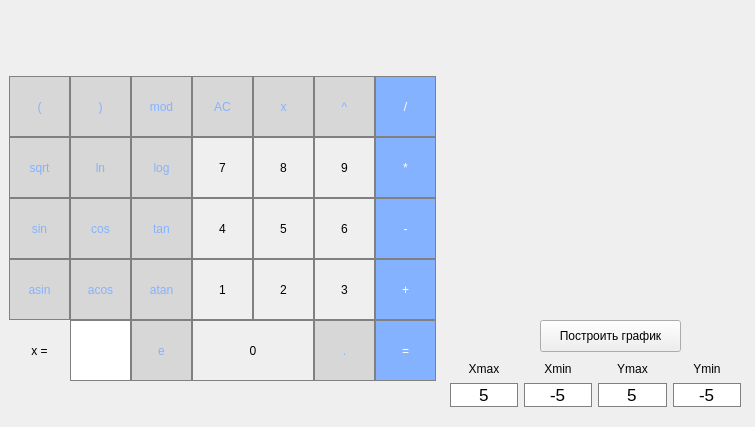
<?xml version="1.0" encoding="UTF-8"?>
<ui version="4.0">
 <class>SmartCalc</class>
 <widget class="QMainWindow" name="SmartCalc">
  <property name="geometry">
   <rect>
    <x>0</x>
    <y>0</y>
    <width>755</width>
    <height>427</height>
   </rect>
  </property>
  <property name="minimumSize">
   <size>
    <width>755</width>
    <height>427</height>
   </size>
  </property>
  <property name="maximumSize">
   <size>
    <width>755</width>
    <height>427</height>
   </size>
  </property>
  <property name="windowTitle">
   <string>SmartCalc</string>
  </property>
  <widget class="QWidget" name="centralwidget">
   <widget class="QLabel" name="result_show">
    <property name="geometry">
     <rect>
      <x>9</x>
      <y>15</y>
      <width>427</width>
      <height>61</height>
     </rect>
    </property>
    <property name="sizePolicy">
     <sizepolicy hsizetype="Preferred" vsizetype="Preferred">
      <horstretch>0</horstretch>
      <verstretch>0</verstretch>
     </sizepolicy>
    </property>
    <property name="font">
     <font>
      <pointsize>20</pointsize>
     </font>
    </property>
    <property name="layoutDirection">
     <enum>Qt::LeftToRight</enum>
    </property>
    <property name="styleSheet">
     <string notr="true">QLabel {
  qproperty-alignment: 'AlignVCenter | AlignRight';
  border: 1px solid gray;
}

background-color : blue;</string>
    </property>
    <property name="text">
     <string/>
    </property>
    <property name="alignment">
     <set>Qt::AlignRight|Qt::AlignTrailing|Qt::AlignVCenter</set>
    </property>
    <property name="wordWrap">
     <bool>false</bool>
    </property>
   </widget>
   <widget class="QPushButton" name="pushButton_clear">
    <property name="geometry">
     <rect>
      <x>192</x>
      <y>76</y>
      <width>61</width>
      <height>61</height>
     </rect>
    </property>
    <property name="styleSheet">
     <string notr="true">QPushButton {
  background-color: rgb(215, 215, 215);
  color: rgb(133, 178, 255);
  border: 1px solid gray;
}
QPushButton:pressed {
    background-color: qlineargradient(x1: 0, y1: 0, x2: 0, y2: 1,
                                      stop: 0 #BEBEBE, stop: 1 #D7D7D7);
}</string>
    </property>
    <property name="text">
     <string>AC</string>
    </property>
   </widget>
   <widget class="QPushButton" name="pushButton_division">
    <property name="geometry">
     <rect>
      <x>375</x>
      <y>76</y>
      <width>61</width>
      <height>61</height>
     </rect>
    </property>
    <property name="styleSheet">
     <string notr="true">QPushButton {
  background-color: rgb(133, 178, 255);
  color: white; 
  border: 1px solid gray;
}

QPushButton:pressed {
    background-color: qlineargradient(x1: 0, y1: 0, x2: 0, y2: 1,
                                      stop: 0 #FF7832, stop: 1 #FF9739);
}</string>
    </property>
    <property name="text">
     <string>/</string>
    </property>
   </widget>
   <widget class="QPushButton" name="pushButton_9">
    <property name="geometry">
     <rect>
      <x>314</x>
      <y>137</y>
      <width>61</width>
      <height>61</height>
     </rect>
    </property>
    <property name="styleSheet">
     <string notr="true">QPushButton {
   border: 1px solid gray;
}
QPushButton:pressed {
    background-color: qlineargradient(x1: 0, y1: 0, x2: 0, y2: 1,
                                      stop: 0 #dadbde, stop: 1 #f6f7fa);
}</string>
    </property>
    <property name="text">
     <string>9</string>
    </property>
   </widget>
   <widget class="QPushButton" name="pushButton_mult">
    <property name="geometry">
     <rect>
      <x>375</x>
      <y>137</y>
      <width>61</width>
      <height>61</height>
     </rect>
    </property>
    <property name="styleSheet">
     <string notr="true">QPushButton {
  background-color: rgb(133, 178, 255);
  color: white; 
  border: 1px solid gray;
}

QPushButton:pressed {
    background-color: qlineargradient(x1: 0, y1: 0, x2: 0, y2: 1,
                                      stop: 0 #FF7832, stop: 1 #FF9739);
}</string>
    </property>
    <property name="text">
     <string>*</string>
    </property>
   </widget>
   <widget class="QPushButton" name="pushButton_7">
    <property name="geometry">
     <rect>
      <x>192</x>
      <y>137</y>
      <width>61</width>
      <height>61</height>
     </rect>
    </property>
    <property name="styleSheet">
     <string notr="true">QPushButton {
   border: 1px solid gray;
}
QPushButton:pressed {
    background-color: qlineargradient(x1: 0, y1: 0, x2: 0, y2: 1,
                                      stop: 0 #dadbde, stop: 1 #f6f7fa);
}</string>
    </property>
    <property name="text">
     <string>7</string>
    </property>
   </widget>
   <widget class="QPushButton" name="pushButton_8">
    <property name="geometry">
     <rect>
      <x>253</x>
      <y>137</y>
      <width>61</width>
      <height>61</height>
     </rect>
    </property>
    <property name="styleSheet">
     <string notr="true">QPushButton {
   border: 1px solid gray;
}
QPushButton:pressed {
    background-color: qlineargradient(x1: 0, y1: 0, x2: 0, y2: 1,
                                      stop: 0 #dadbde, stop: 1 #f6f7fa);
}</string>
    </property>
    <property name="text">
     <string>8</string>
    </property>
   </widget>
   <widget class="QPushButton" name="pushButton_6">
    <property name="geometry">
     <rect>
      <x>314</x>
      <y>198</y>
      <width>61</width>
      <height>61</height>
     </rect>
    </property>
    <property name="styleSheet">
     <string notr="true">QPushButton {
   border: 1px solid gray;
}
QPushButton:pressed {
    background-color: qlineargradient(x1: 0, y1: 0, x2: 0, y2: 1,
                                      stop: 0 #dadbde, stop: 1 #f6f7fa);
}</string>
    </property>
    <property name="text">
     <string>6</string>
    </property>
   </widget>
   <widget class="QPushButton" name="pushButton_minus">
    <property name="geometry">
     <rect>
      <x>375</x>
      <y>198</y>
      <width>61</width>
      <height>61</height>
     </rect>
    </property>
    <property name="styleSheet">
     <string notr="true">QPushButton {
  background-color: rgb(133, 178, 255);
  color: white; 
  border: 1px solid gray;
}

QPushButton:pressed {
    background-color: qlineargradient(x1: 0, y1: 0, x2: 0, y2: 1,
                                      stop: 0 #FF7832, stop: 1 #FF9739);
}</string>
    </property>
    <property name="text">
     <string>-</string>
    </property>
   </widget>
   <widget class="QPushButton" name="pushButton_4">
    <property name="geometry">
     <rect>
      <x>192</x>
      <y>198</y>
      <width>61</width>
      <height>61</height>
     </rect>
    </property>
    <property name="styleSheet">
     <string notr="true">QPushButton {
   border: 1px solid gray;
}
QPushButton:pressed {
    background-color: qlineargradient(x1: 0, y1: 0, x2: 0, y2: 1,
                                      stop: 0 #dadbde, stop: 1 #f6f7fa);
}</string>
    </property>
    <property name="text">
     <string>4</string>
    </property>
   </widget>
   <widget class="QPushButton" name="pushButton_5">
    <property name="geometry">
     <rect>
      <x>253</x>
      <y>198</y>
      <width>61</width>
      <height>61</height>
     </rect>
    </property>
    <property name="styleSheet">
     <string notr="true">QPushButton {
   border: 1px solid gray;
}
QPushButton:pressed {
    background-color: qlineargradient(x1: 0, y1: 0, x2: 0, y2: 1,
                                      stop: 0 #dadbde, stop: 1 #f6f7fa);
}</string>
    </property>
    <property name="text">
     <string>5</string>
    </property>
   </widget>
   <widget class="QPushButton" name="pushButton_3">
    <property name="geometry">
     <rect>
      <x>314</x>
      <y>259</y>
      <width>61</width>
      <height>61</height>
     </rect>
    </property>
    <property name="styleSheet">
     <string notr="true">QPushButton {
   border: 1px solid gray;
}
QPushButton:pressed {
    background-color: qlineargradient(x1: 0, y1: 0, x2: 0, y2: 1,
                                      stop: 0 #dadbde, stop: 1 #f6f7fa);
}</string>
    </property>
    <property name="text">
     <string>3</string>
    </property>
   </widget>
   <widget class="QPushButton" name="pushButton_plus">
    <property name="geometry">
     <rect>
      <x>375</x>
      <y>259</y>
      <width>61</width>
      <height>61</height>
     </rect>
    </property>
    <property name="styleSheet">
     <string notr="true">QPushButton {
  background-color: rgb(133, 178, 255);
  color: white; 
  border: 1px solid gray;
}

QPushButton:pressed {
    background-color: qlineargradient(x1: 0, y1: 0, x2: 0, y2: 1,
                                      stop: 0 #FF7832, stop: 1 #FF9739);
}</string>
    </property>
    <property name="text">
     <string>+</string>
    </property>
   </widget>
   <widget class="QPushButton" name="pushButton_1">
    <property name="geometry">
     <rect>
      <x>192</x>
      <y>259</y>
      <width>61</width>
      <height>61</height>
     </rect>
    </property>
    <property name="styleSheet">
     <string notr="true">QPushButton {
   border: 1px solid gray;
}
QPushButton:pressed {
    background-color: qlineargradient(x1: 0, y1: 0, x2: 0, y2: 1,
                                      stop: 0 #dadbde, stop: 1 #f6f7fa);
}</string>
    </property>
    <property name="text">
     <string>1</string>
    </property>
   </widget>
   <widget class="QPushButton" name="pushButton_2">
    <property name="geometry">
     <rect>
      <x>253</x>
      <y>259</y>
      <width>61</width>
      <height>61</height>
     </rect>
    </property>
    <property name="styleSheet">
     <string notr="true">QPushButton {
   border: 1px solid gray;
}
QPushButton:pressed {
    background-color: qlineargradient(x1: 0, y1: 0, x2: 0, y2: 1,
                                      stop: 0 #dadbde, stop: 1 #f6f7fa);
}</string>
    </property>
    <property name="text">
     <string>2</string>
    </property>
   </widget>
   <widget class="QPushButton" name="pushButton_dot">
    <property name="geometry">
     <rect>
      <x>314</x>
      <y>320</y>
      <width>61</width>
      <height>61</height>
     </rect>
    </property>
    <property name="styleSheet">
     <string notr="true">QPushButton {
  background-color: rgb(215, 215, 215);
  color: rgb(133, 178, 255);
  border: 1px solid gray;
}
QPushButton:pressed {
    background-color: qlineargradient(x1: 0, y1: 0, x2: 0, y2: 1,
                                      stop: 0 #BEBEBE, stop: 1 #D7D7D7);
}</string>
    </property>
    <property name="text">
     <string>.</string>
    </property>
   </widget>
   <widget class="QPushButton" name="pushButton_equal">
    <property name="geometry">
     <rect>
      <x>375</x>
      <y>320</y>
      <width>61</width>
      <height>61</height>
     </rect>
    </property>
    <property name="styleSheet">
     <string notr="true">QPushButton {
  background-color: rgb(133, 178, 255);
  color: white; 
  border: 1px solid gray;
}

QPushButton:pressed {
    background-color: qlineargradient(x1: 0, y1: 0, x2: 0, y2: 1,
                                      stop: 0 #FF7832, stop: 1 #FF9739);
}</string>
    </property>
    <property name="text">
     <string>=</string>
    </property>
   </widget>
   <widget class="QPushButton" name="pushButton_0">
    <property name="geometry">
     <rect>
      <x>192</x>
      <y>320</y>
      <width>122</width>
      <height>61</height>
     </rect>
    </property>
    <property name="styleSheet">
     <string notr="true">QPushButton {
   border: 1px solid gray;
}
QPushButton:pressed {
    background-color: qlineargradient(x1: 0, y1: 0, x2: 0, y2: 1,
                                      stop: 0 #dadbde, stop: 1 #f6f7fa);
}</string>
    </property>
    <property name="text">
     <string>0</string>
    </property>
   </widget>
   <widget class="QPushButton" name="pushButton_cos">
    <property name="geometry">
     <rect>
      <x>70</x>
      <y>198</y>
      <width>61</width>
      <height>61</height>
     </rect>
    </property>
    <property name="styleSheet">
     <string notr="true">QPushButton {
  background-color: rgb(215, 215, 215);
  color: rgb(133, 178, 255);
  border: 1px solid gray;
}
QPushButton:pressed {
    background-color: qlineargradient(x1: 0, y1: 0, x2: 0, y2: 1,
                                      stop: 0 #BEBEBE, stop: 1 #D7D7D7);
}</string>
    </property>
    <property name="text">
     <string>cos</string>
    </property>
   </widget>
   <widget class="QPushButton" name="pushButton_sin">
    <property name="geometry">
     <rect>
      <x>9</x>
      <y>198</y>
      <width>61</width>
      <height>61</height>
     </rect>
    </property>
    <property name="styleSheet">
     <string notr="true">QPushButton {
  background-color: rgb(215, 215, 215);
  color: rgb(133, 178, 255);
  border: 1px solid gray;
}
QPushButton:pressed {
    background-color: qlineargradient(x1: 0, y1: 0, x2: 0, y2: 1,
                                      stop: 0 #BEBEBE, stop: 1 #D7D7D7);
}</string>
    </property>
    <property name="text">
     <string>sin</string>
    </property>
   </widget>
   <widget class="QPushButton" name="pushButton_tan">
    <property name="geometry">
     <rect>
      <x>131</x>
      <y>198</y>
      <width>61</width>
      <height>61</height>
     </rect>
    </property>
    <property name="styleSheet">
     <string notr="true">QPushButton {
  background-color: rgb(215, 215, 215);
  color: rgb(133, 178, 255);
  border: 1px solid gray;
}
QPushButton:pressed {
    background-color: qlineargradient(x1: 0, y1: 0, x2: 0, y2: 1,
                                      stop: 0 #BEBEBE, stop: 1 #D7D7D7);
}</string>
    </property>
    <property name="text">
     <string>tan</string>
    </property>
   </widget>
   <widget class="QPushButton" name="pushButton_acos">
    <property name="geometry">
     <rect>
      <x>70</x>
      <y>259</y>
      <width>61</width>
      <height>61</height>
     </rect>
    </property>
    <property name="styleSheet">
     <string notr="true">QPushButton {
  background-color: rgb(215, 215, 215);
  color: rgb(133, 178, 255);
  border: 1px solid gray;
}
QPushButton:pressed {
    background-color: qlineargradient(x1: 0, y1: 0, x2: 0, y2: 1,
                                      stop: 0 #BEBEBE, stop: 1 #D7D7D7);
}</string>
    </property>
    <property name="text">
     <string>acos</string>
    </property>
   </widget>
   <widget class="QPushButton" name="pushButton_asin">
    <property name="geometry">
     <rect>
      <x>9</x>
      <y>259</y>
      <width>61</width>
      <height>61</height>
     </rect>
    </property>
    <property name="styleSheet">
     <string notr="true">QPushButton {
  background-color: rgb(215, 215, 215);
  color: rgb(133, 178, 255);
  border: 1px solid gray;
}
QPushButton:pressed {
    background-color: qlineargradient(x1: 0, y1: 0, x2: 0, y2: 1,
                                      stop: 0 #BEBEBE, stop: 1 #D7D7D7);
}</string>
    </property>
    <property name="text">
     <string>asin</string>
    </property>
   </widget>
   <widget class="QPushButton" name="pushButton_ln">
    <property name="geometry">
     <rect>
      <x>70</x>
      <y>137</y>
      <width>61</width>
      <height>61</height>
     </rect>
    </property>
    <property name="styleSheet">
     <string notr="true">QPushButton {
  background-color: rgb(215, 215, 215);
  color: rgb(133, 178, 255);
  border: 1px solid gray;
}
QPushButton:pressed {
    background-color: qlineargradient(x1: 0, y1: 0, x2: 0, y2: 1,
                                      stop: 0 #BEBEBE, stop: 1 #D7D7D7);
}</string>
    </property>
    <property name="text">
     <string>ln</string>
    </property>
   </widget>
   <widget class="QPushButton" name="pushButton_sqrt">
    <property name="geometry">
     <rect>
      <x>9</x>
      <y>137</y>
      <width>61</width>
      <height>61</height>
     </rect>
    </property>
    <property name="styleSheet">
     <string notr="true">QPushButton {
  background-color: rgb(215, 215, 215);
  color: rgb(133, 178, 255);
  border: 1px solid gray;
}
QPushButton:pressed {
    background-color: qlineargradient(x1: 0, y1: 0, x2: 0, y2: 1,
                                      stop: 0 #BEBEBE, stop: 1 #D7D7D7);
}</string>
    </property>
    <property name="text">
     <string>sqrt</string>
    </property>
   </widget>
   <widget class="QPushButton" name="pushButton_atan">
    <property name="geometry">
     <rect>
      <x>131</x>
      <y>259</y>
      <width>61</width>
      <height>61</height>
     </rect>
    </property>
    <property name="styleSheet">
     <string notr="true">QPushButton {
  background-color: rgb(215, 215, 215);
  color: rgb(133, 178, 255);
  border: 1px solid gray;
}
QPushButton:pressed {
    background-color: qlineargradient(x1: 0, y1: 0, x2: 0, y2: 1,
                                      stop: 0 #BEBEBE, stop: 1 #D7D7D7);
}</string>
    </property>
    <property name="text">
     <string>atan</string>
    </property>
   </widget>
   <widget class="QPushButton" name="pushButton_log">
    <property name="geometry">
     <rect>
      <x>131</x>
      <y>137</y>
      <width>61</width>
      <height>61</height>
     </rect>
    </property>
    <property name="styleSheet">
     <string notr="true">QPushButton {
  background-color: rgb(215, 215, 215);
  color: rgb(133, 178, 255);
  border: 1px solid gray;
}
QPushButton:pressed {
    background-color: qlineargradient(x1: 0, y1: 0, x2: 0, y2: 1,
                                      stop: 0 #BEBEBE, stop: 1 #D7D7D7);
}</string>
    </property>
    <property name="text">
     <string>log</string>
    </property>
   </widget>
   <widget class="QPushButton" name="pushButton_open_bracket">
    <property name="geometry">
     <rect>
      <x>9</x>
      <y>76</y>
      <width>61</width>
      <height>61</height>
     </rect>
    </property>
    <property name="styleSheet">
     <string notr="true">QPushButton {
  background-color: rgb(215, 215, 215);
  color: rgb(133, 178, 255);
  border: 1px solid gray;
}
QPushButton:pressed {
    background-color: qlineargradient(x1: 0, y1: 0, x2: 0, y2: 1,
                                      stop: 0 #BEBEBE, stop: 1 #D7D7D7);
}</string>
    </property>
    <property name="text">
     <string>(</string>
    </property>
   </widget>
   <widget class="QPushButton" name="pushButton_mod">
    <property name="geometry">
     <rect>
      <x>131</x>
      <y>76</y>
      <width>61</width>
      <height>61</height>
     </rect>
    </property>
    <property name="styleSheet">
     <string notr="true">QPushButton {
  background-color: rgb(215, 215, 215);
  color: rgb(133, 178, 255);
  border: 1px solid gray;
}
QPushButton:pressed {
    background-color: qlineargradient(x1: 0, y1: 0, x2: 0, y2: 1,
                                      stop: 0 #BEBEBE, stop: 1 #D7D7D7);
}</string>
    </property>
    <property name="text">
     <string>mod</string>
    </property>
   </widget>
   <widget class="QPushButton" name="pushButton_pow">
    <property name="geometry">
     <rect>
      <x>314</x>
      <y>76</y>
      <width>61</width>
      <height>61</height>
     </rect>
    </property>
    <property name="styleSheet">
     <string notr="true">QPushButton {
  background-color: rgb(215, 215, 215);
  color: rgb(133, 178, 255);
  border: 1px solid gray;
}
QPushButton:pressed {
    background-color: qlineargradient(x1: 0, y1: 0, x2: 0, y2: 1,
                                      stop: 0 #BEBEBE, stop: 1 #D7D7D7);
}</string>
    </property>
    <property name="text">
     <string>^</string>
    </property>
   </widget>
   <widget class="QPushButton" name="pushButton_close_bracket">
    <property name="geometry">
     <rect>
      <x>70</x>
      <y>76</y>
      <width>61</width>
      <height>61</height>
     </rect>
    </property>
    <property name="styleSheet">
     <string notr="true">QPushButton {
  background-color: rgb(215, 215, 215);
  color: rgb(133, 178, 255);
  border: 1px solid gray;
}
QPushButton:pressed {
    background-color: qlineargradient(x1: 0, y1: 0, x2: 0, y2: 1,
                                      stop: 0 #BEBEBE, stop: 1 #D7D7D7);
}</string>
    </property>
    <property name="text">
     <string>)</string>
    </property>
   </widget>
   <widget class="QPushButton" name="pushButton_x">
    <property name="geometry">
     <rect>
      <x>253</x>
      <y>76</y>
      <width>61</width>
      <height>61</height>
     </rect>
    </property>
    <property name="styleSheet">
     <string notr="true">QPushButton {
  background-color: rgb(215, 215, 215);
  color: rgb(133, 178, 255);
  border: 1px solid gray;
}
QPushButton:pressed {
    background-color: qlineargradient(x1: 0, y1: 0, x2: 0, y2: 1,
                                      stop: 0 #BEBEBE, stop: 1 #D7D7D7);
}</string>
    </property>
    <property name="text">
     <string>x</string>
    </property>
   </widget>
   <widget class="QCustomPlot" name="widget" native="true">
    <property name="geometry">
     <rect>
      <x>450</x>
      <y>17</y>
      <width>301</width>
      <height>291</height>
     </rect>
    </property>
   </widget>
   <widget class="QPushButton" name="pushButton_graph">
    <property name="geometry">
     <rect>
      <x>540</x>
      <y>320</y>
      <width>141</width>
      <height>32</height>
     </rect>
    </property>
    <property name="text">
     <string>Построить график</string>
    </property>
   </widget>
   <widget class="QLabel" name="label_x">
    <property name="geometry">
     <rect>
      <x>9</x>
      <y>320</y>
      <width>61</width>
      <height>61</height>
     </rect>
    </property>
    <property name="font">
     <font/>
    </property>
    <property name="styleSheet">
     <string notr="true"/>
    </property>
    <property name="text">
     <string>x =</string>
    </property>
    <property name="alignment">
     <set>Qt::AlignCenter</set>
    </property>
   </widget>
   <widget class="QLineEdit" name="result_x">
    <property name="geometry">
     <rect>
      <x>70</x>
      <y>320</y>
      <width>61</width>
      <height>61</height>
     </rect>
    </property>
    <property name="font">
     <font>
      <pointsize>13</pointsize>
     </font>
    </property>
    <property name="styleSheet">
     <string notr="true">QLineEdit{
  border: 1px solid gray;
}</string>
    </property>
    <property name="alignment">
     <set>Qt::AlignCenter</set>
    </property>
   </widget>
   <widget class="QWidget" name="layoutWidget">
    <property name="geometry">
     <rect>
      <x>450</x>
      <y>360</y>
      <width>291</width>
      <height>47</height>
     </rect>
    </property>
    <layout class="QGridLayout" name="gridLayout">
     <item row="0" column="0">
      <widget class="QLabel" name="label">
       <property name="text">
        <string>Xmax</string>
       </property>
       <property name="alignment">
        <set>Qt::AlignCenter</set>
       </property>
      </widget>
     </item>
     <item row="0" column="1">
      <widget class="QLabel" name="label_2">
       <property name="text">
        <string>Xmin</string>
       </property>
       <property name="alignment">
        <set>Qt::AlignCenter</set>
       </property>
      </widget>
     </item>
     <item row="0" column="2">
      <widget class="QLabel" name="label_3">
       <property name="text">
        <string>Ymax</string>
       </property>
       <property name="alignment">
        <set>Qt::AlignCenter</set>
       </property>
      </widget>
     </item>
     <item row="0" column="3">
      <widget class="QLabel" name="label_4">
       <property name="text">
        <string>Ymin</string>
       </property>
       <property name="alignment">
        <set>Qt::AlignCenter</set>
       </property>
      </widget>
     </item>
     <item row="1" column="0">
      <widget class="QLineEdit" name="res_x_max">
       <property name="font">
        <font>
         <pointsize>13</pointsize>
        </font>
       </property>
       <property name="styleSheet">
        <string notr="true">QLineEdit{
  border: 1px solid gray;
}</string>
       </property>
       <property name="text">
        <string>5</string>
       </property>
       <property name="alignment">
        <set>Qt::AlignCenter</set>
       </property>
      </widget>
     </item>
     <item row="1" column="1">
      <widget class="QLineEdit" name="res_x_min">
       <property name="font">
        <font>
         <pointsize>13</pointsize>
        </font>
       </property>
       <property name="styleSheet">
        <string notr="true">QLineEdit{
  border: 1px solid gray;
}</string>
       </property>
       <property name="text">
        <string>-5</string>
       </property>
       <property name="alignment">
        <set>Qt::AlignCenter</set>
       </property>
      </widget>
     </item>
     <item row="1" column="2">
      <widget class="QLineEdit" name="res_y_max">
       <property name="font">
        <font>
         <pointsize>13</pointsize>
        </font>
       </property>
       <property name="styleSheet">
        <string notr="true">QLineEdit{
  border: 1px solid gray;
}</string>
       </property>
       <property name="text">
        <string>5</string>
       </property>
       <property name="alignment">
        <set>Qt::AlignCenter</set>
       </property>
      </widget>
     </item>
     <item row="1" column="3">
      <widget class="QLineEdit" name="res_y_min">
       <property name="font">
        <font>
         <pointsize>13</pointsize>
        </font>
       </property>
       <property name="styleSheet">
        <string notr="true">QLineEdit{
  border: 1px solid gray;
}</string>
       </property>
       <property name="text">
        <string>-5</string>
       </property>
       <property name="alignment">
        <set>Qt::AlignCenter</set>
       </property>
      </widget>
     </item>
    </layout>
   </widget>
   <widget class="QPushButton" name="pushButton_e">
    <property name="geometry">
     <rect>
      <x>131</x>
      <y>320</y>
      <width>61</width>
      <height>61</height>
     </rect>
    </property>
    <property name="styleSheet">
     <string notr="true">QPushButton {
  background-color: rgb(215, 215, 215);
  color: rgb(133, 178, 255);
  border: 1px solid gray;
}
QPushButton:pressed {
    background-color: qlineargradient(x1: 0, y1: 0, x2: 0, y2: 1,
                                      stop: 0 #BEBEBE, stop: 1 #D7D7D7);
}</string>
    </property>
    <property name="text">
     <string>e</string>
    </property>
   </widget>
  </widget>
 </widget>
 <customwidgets>
  <customwidget>
   <class>QCustomPlot</class>
   <extends>QWidget</extends>
   <header>qcustomplot.h</header>
   <container>1</container>
  </customwidget>
 </customwidgets>
 <resources/>
 <connections/>
</ui>
